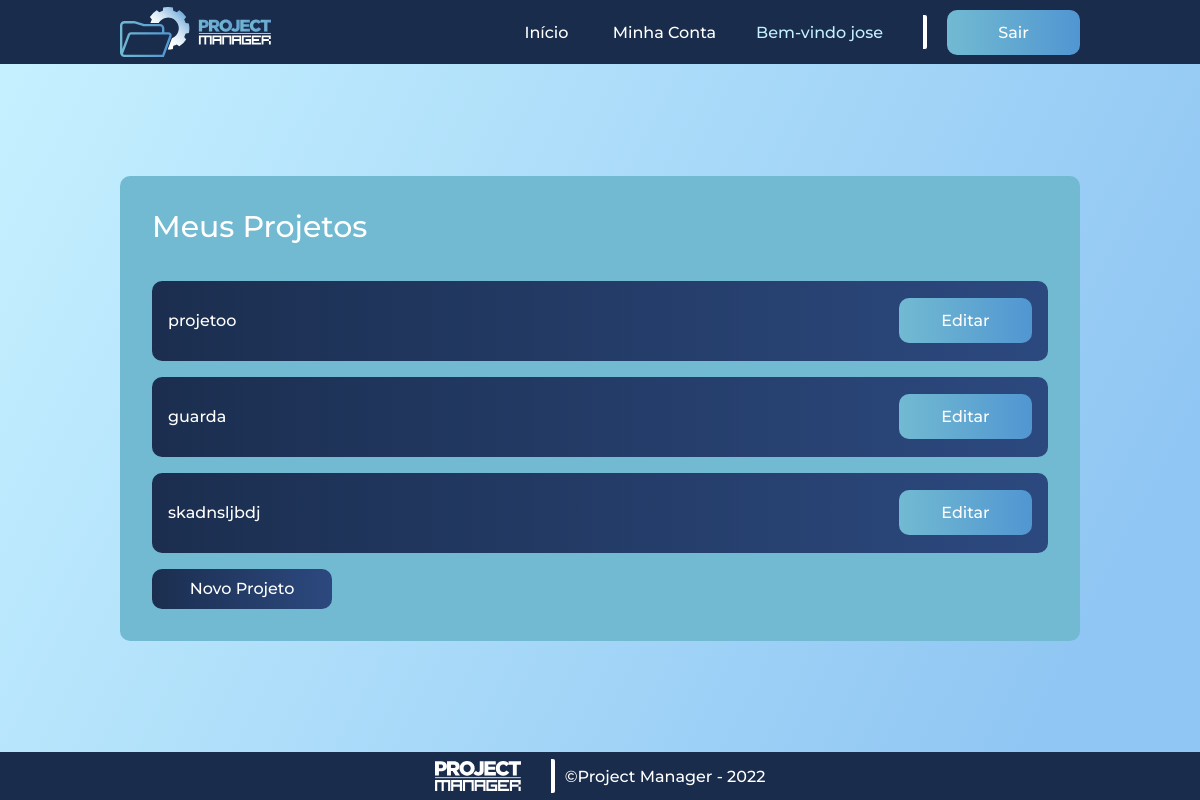
/inicial_professor (signed in), run on the app's committed database.
### autentication/models.py (models this page shows, shortened)
class projetos(models.Model):
    titulo = models.CharField(max_length=45)
    data_inicio = models.DateTimeField()
    descricao = models.TextField(max_length=500)
    orientador = models.ForeignKey(User, related_name = 'orientador', on_delete = models.CASCADE, default = None, null = True)
    aluno = models.ForeignKey(User, related_name = 'aluno', on_delete = models.CASCADE, default = None, null = True)

### autentication/views.py (the view)
# urls.py: path('inicial_professor', inicialprofessor, name = 'inicialprofessor'),
@has_role_decorator('professor')
def inicialprofessor(request):
    if request.user.is_authenticated:
        projeto = projetos.objects.filter(orientador=request.user)
        return render (request, 'inicial-professor.html', {'projeto': projeto})
    return redirect('login')

### autentication/templates/inicial-professor.html (shortened to what this page needs)
{% load static %}
<!DOCTYPE html>
<html lang="pt-br">
<head>
    <link rel="stylesheet" href="{% static 'style.css' %}">
</head>
<body>
    <header>
        <img id="logo-header" src="{% static 'images/Logo Horizontal - 2.svg' %}" alt="Logo Horizontal">
        <nav>
            <ul class="nav_links">
                <li><a href = "{% url 'index' %}">Início</a></li>
                <li><a href="#">Minha Conta</a></li>
            </ul>
        </nav>
        <div class="user">
            <span>Bem-vindo {{request.user}}</span>
        </div>
        <div id="linha-vertical"></div>
        <a class=login href="{% url 'logout' %}"><button id="button-1">Sair</button></a>
    </header>
    <main class="main_professores">
        <div class="div-container">
            <h1 id="projetos">Meus Projetos</h1>
            {% for projetoo in projeto %}
            <section>
                <a href="{% url 'projeto' projetoo.id %}"><span>{{projetoo.titulo}}</span></a>
                <a href = "{% url 'editar_projeto' projetoo.id %}"><button id = "button-1">Editar</button></a>
            </section>
            {% endfor %}
            <a href = "{% url 'cadastrar_projeto' %}"><button>Novo Projeto</button></a>
        </div>
    </main>
    <footer>
        <img id="logo-footer" src="{% static 'images/Logo Nome - 5.svg' %}" alt="logo">
        <div id="linha-vertical"></div>
        <a id="credits">©Project Manager - 2022</a>
    </footer>
</body>
</html>

### autentication/static/style.css (style rules this page uses)
* { padding: 0; margin: 0; box-sizing: border-box; font-family: 'Montserrat', sans-serif; text-decoration: none; }
:root { --cor0: #192C4C; --cor1: #72BAD2; --cor2: #5196D1; --cor3: #C5F0FF; --cor4: #90C6F3; --cor5: white; --cor6: #1B2E4F; --cor7: #2C497F; --cor8: black; --border1: 10px; --border2: 20px; --font-geral:'Montserrat', sans-serif; }
button { border-radius: var(--border1); border: none; cursor: pointer; transition: all 0.3s ease 0s; }
li, span, a, h1, input, button, p { font-family: 'Montserrat', sans-serif; font-weight: 500; font-size: 16px; text-decoration: none; color: var(--cor5); }
header { display: flex; justify-content: flex-end; align-items: center; padding: 30px 10%; background: var(--cor0); height: 8vh; }
#logo-header { cursor: pointer; height: 50px; margin-right: auto; }
.nav_links { list-style: none; }
.nav_links li { display: inline-block; padding: 0px 20px; }
.nav_links li a { transition: all 0.3s ease 0s; }
#button-1 { margin-left: 20px; width: 133px; height: 45px; background: linear-gradient(90deg, var(--cor1) 0%, var(--cor2) 100%); }
main { background: linear-gradient(117.07deg, var(--cor3) 0.72%, var(--cor4) 88.98%) center center; background-size: cover; }
.user { display: flex; flex-direction: row; justify-content: space-between; align-items: center; padding: 20px; }
.user span { color: var(--cor3); font-family: var(--font-geral); }
#projetos { font-size: 30px; padding-bottom: 20px; }
.main_professores { display: flex; flex-direction: row; justify-content: center; align-items: center; height: 86vh; width: 100vw; background-color: var(--cor3); }
.div-container { display: flex; flex-direction: column; gap: 1rem; width: 80vw; height: auto; padding: 2rem; border-radius: var(--border1); background-color: var(--cor1); }
.div-container section { display: flex; flex-direction: row; align-items: center; justify-content: space-between; height: 10vh; padding: 0 1rem; border-radius: var(--border1); background: linear-gradient(90deg, var(--cor6) 0%, var(--cor7) 100%); }
.div-container section span { font-size: 1rem; }
.div-container button { cursor: pointer; width: 15vw; height: 5vh; border: none; border-radius: var(--border1); background: linear-gradient(90deg, var(--cor6) 0%, var(--cor7) 100%); }
footer { height: 6vh; background: var(--cor0); display: flex; align-items: center; justify-content: center; column-gap: 10px; }
#linha-vertical { height: 34px; border-right: 4px solid rgb(255, 255, 255); border-radius: 2px; padding: 10px; }
#logo-footer { height: 30px; cursor: pointer; }
#credits { cursor: pointer; }

### data on the page
projetos: titulo "projetoo"
projetos: titulo "guarda"
projetos: titulo "skadnsljbdj"

### other printed values
{{ request.user }} "jose"
